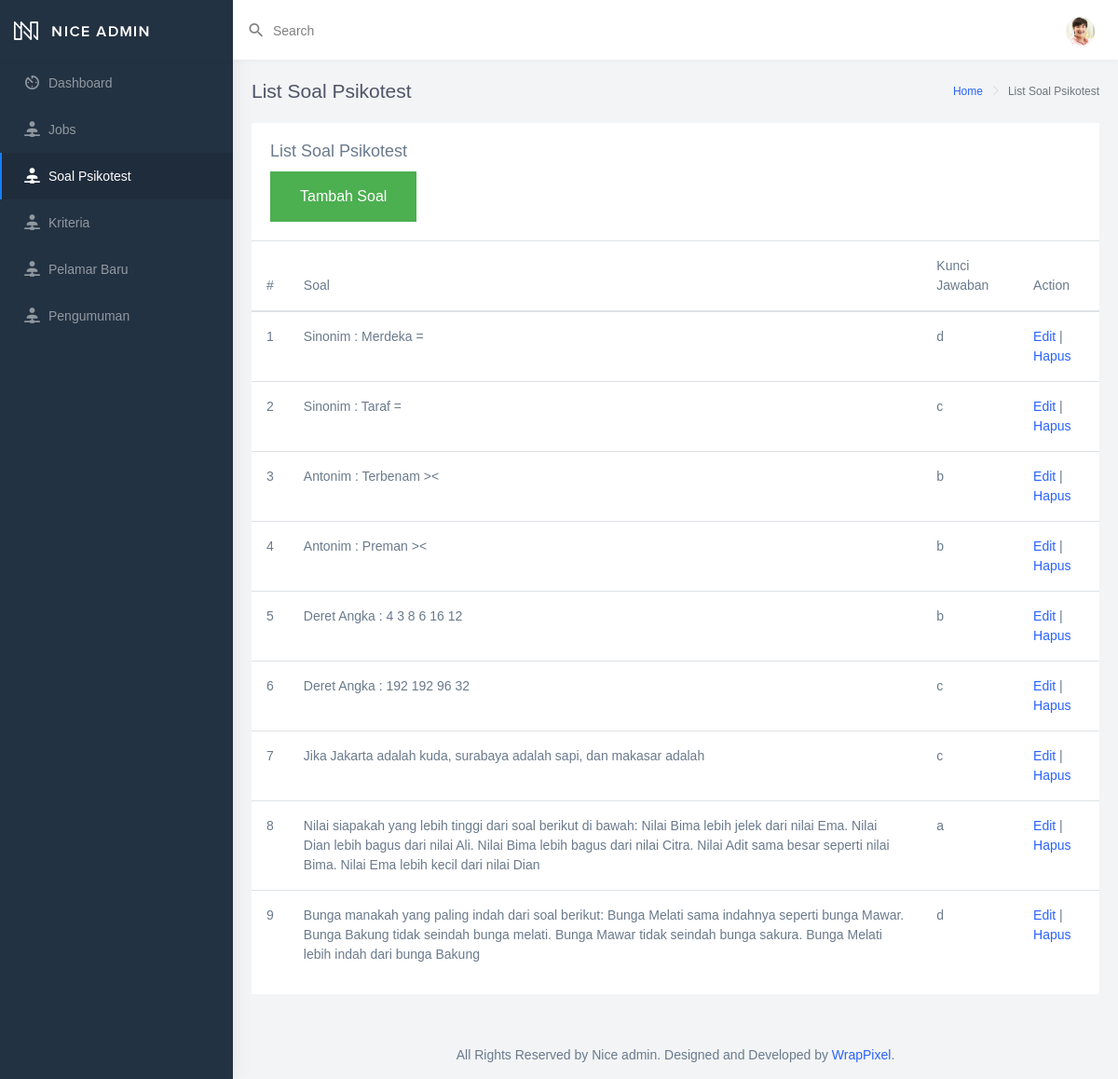
Screenshot of /admin/soal.php with the database file from the repository.
### tables this page shows
CREATE TABLE `tbl_soal` (
  `id_soal` int(11) NOT NULL,
  `soal` text NOT NULL,
  `a` varchar(150) NOT NULL,
  `b` varchar(150) NOT NULL,
  `c` varchar(150) NOT NULL,
  `d` varchar(150) NOT NULL,
  `knc_jawaban` varchar(50) NOT NULL
);

### admin/soal.php (the view, shortened to what this page needs)
<?php include('template/header.php');?>
        <div class="page-wrapper">
            <div class="page-breadcrumb">
                <div class="row">
                    <div class="col-5 align-self-center">
                        <h4 class="page-title">List Soal Psikotest</h4>
                    </div>
                    <div class="col-7 align-self-center">
                        <div class="d-flex align-items-center justify-content-end">
                            <nav aria-label="breadcrumb">
                                <ol class="breadcrumb">
                                    <li class="breadcrumb-item">
                                        <a href="index.php">Home</a>
                                    </li>
                                    <li class="breadcrumb-item active" aria-current="page">List Soal Psikotest</li>
                                </ol>
                            </nav>
                        </div>
                    </div>
                </div>
            </div>
            <div class="container-fluid">
                <div class="row">
                    <div class="col-12">
                        <div class="card">
                            <div class="card-body">
                                <h4 class="card-title">List Soal Psikotest</h4>
                                <input class="button" type="button" onclick="window.location.href='post_soal.php';" value="Tambah Soal" />
                            </div>
                            <div class="table-responsive">
                                <table class="table table-hover">
                                    <thead>
                                        <tr>
                                            <th scope="col">#</th>
                                            <th scope="col">Soal</th>
                                            <th scope="col">Kunci Jawaban</th>
                                            <th scope="col">Action</th>
                                        </tr>
                                    </thead>
                                    <tbody>
                                        <?php
                                        include('koneksi.php');
                                        $sql = mysqli_query($koneksi, "SELECT * FROM tbl_soal");
                                        $no = 1;
                                        while($d = mysqli_fetch_array($sql)){
                                        ?>
                                        <tr>
                                            <th scope="row"><?php echo $no++;?></th>
                                            <td><?php echo $d['soal']; ?></td>
                                            <td><?php echo $d['knc_jawaban'];?></td>
                                            <td><a href="edit_soal.php?id_soal=<?php echo $d['id_soal'];?>">Edit</a> | <a href="hapus_soal.php?id_soal=<?php echo $d['id_soal'];?>">Hapus</a></td>
                                        </tr>
                                    <?php } ?>
                                    </tbody>
                                </table>
                            </div>
                        </div>
                    </div>
                </div>
            </div>
            <?php include('template/footer.php');?>

### admin/soal.php (style rules this page uses)
.button { background-color: #4CAF50; border: none; color: white; padding: 15px 32px; text-align: center; text-decoration: none; display: inline-block; font-size: 16px; }

### rows the page displays
tbl_soal: soal "Sinonim : Merdeka =", knc_jawaban "d"
tbl_soal: soal "Sinonim : Taraf =", knc_jawaban "c"
tbl_soal: soal "Antonim : Terbenam ><", knc_jawaban "b"
tbl_soal: soal "Antonim : Preman ><", knc_jawaban "b"
tbl_soal: soal "Deret Angka : 4 3 8 6 16 12", knc_jawaban "b"
tbl_soal: soal "Deret Angka : 192 192 96 32", knc_jawaban "c"
tbl_soal: soal "Jika Jakarta adalah kuda, surabaya adalah sapi, dan makasar adalah", knc_jawaban "c"
tbl_soal: soal "Nilai siapakah yang lebih tinggi dari soal berikut di bawah: Nilai Bima lebih jelek dari nilai Ema. Nilai Dian lebih bagus dari nilai Ali. Nilai Bima lebih bagus dari nilai Citra. Nilai Adit sama besar seperti nilai Bima. Nilai Ema lebih kecil dari nilai Dian", knc_jawaban "a"
tbl_soal: soal "Bunga manakah yang paling indah dari soal berikut: Bunga Melati sama indahnya seperti bunga Mawar. Bunga Bakung tidak seindah bunga melati. Bunga Mawar tidak seindah bunga sakura. Bunga Melati lebih indah dari bunga Bakung", knc_jawaban "d"
